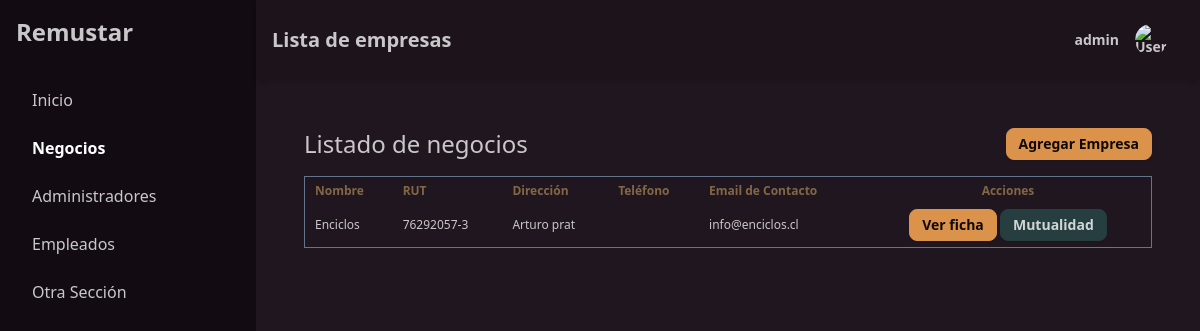
Screenshot of /business/ (signed in) with the database file from the repository.
### gestion_remustar/models.py (models this page shows, shortened)
class CustomUser(AbstractUser):
    id_business = models.ForeignKey('Business', on_delete=models.SET_NULL, null=True, blank=True, db_column='business_id')
    bio = models.TextField(max_length=500, blank=True)
    phone_number = models.CharField(max_length=20, blank=True)
    address = models.CharField(max_length=100, blank=True)
    comune = models.CharField(max_length=100, blank=True)
    corporative_email = models.EmailField(blank=True)
    birth_date = models.DateField(null=True, blank=True)
    nacionality = models.CharField(max_length=100, blank=True)
    marital_status = models.CharField(max_length=100, blank=True)
    gender = models.IntegerField(choices=((0, 'Masculino'), (1, 'Femenino'), (2, 'Otro')), default=0)

class Business(models.Model):
    name = models.CharField(max_length=100)
    rut = models.CharField(max_length=12, unique=True)
    description = models.TextField(max_length=500, null=True, blank=True)
    address = models.CharField(max_length=100)
    region = models.CharField(max_length=100, null=True, blank=True)
    province = models.CharField(max_length=100, null=True, blank=True)
    commune = models.CharField(max_length=100, null=True, blank=True)
    phone_number = models.CharField(max_length=20)
    email = models.EmailField()
    website = models.URLField(blank=True, null=True)
    created_at = models.DateTimeField(auto_now_add=True)
    updated_at = models.DateTimeField(auto_now=True)

### gestion_remustar/views/business_views.py (the view)
# urls.py: path('business/', business_views.business_list, name='business_list'),
@superuser_required
def business_list(request):
    businesses = Business.objects.all()
    return render(request, 'gestion_remustar/business/business_list.html', {
        'businesses': businesses,
        'title': 'Lista de empresas'
        })

### gestion_remustar/context_processors.py (called while the page is built)
def is_admin_or_superadmin(request):
    if request.user.is_authenticated:
        is_admin = request.user.groups.filter(name='Administrador').exists() or request.user.is_superuser
    else:
        is_admin = False
    return {'is_admin_or_superadmin': is_admin}

def have_businesses(request):
    return {'have_businesses': Business.objects.exists()}

### gestion_remustar/views/business_views.py (called while the page is built)
def superuser_required(view_func):
    return user_passes_test(lambda u: u.is_superuser, login_url='home')(view_func)

### gestion_remustar/templates/gestion_remustar/business/business_list.html
{% extends 'admin.html' %}
{% block main_content %}
  <div class="container mx-auto p-6">
    {% if not have_businesses %}
      <div class="flex w-11/12 justify-between items-center mb-4">
        <h1 class="text-2xl">No hay negocios registrados</h1>
        <a href="{% url 'business_create' %}" class="btn btn-sm btn-primary">Agregar Empresa</a>
      </div>
    {% else %}
      <div class="flex w-full justify-between items-center mb-4">
        <h1 class="text-2xl">Listado de negocios</h1>
        <a href="{% url 'business_create' %}" class="btn btn-sm btn-primary">Agregar Empresa</a>
      </div>
      <table class="table table-zebra border table-pin-rows rounded-none border-separate w-full border-slate-500 table-xs">
        <thead>
          <tr>
            <th>Nombre</th>
            <th>RUT</th>
            <th>Dirección</th>
            <th>Teléfono</th>
            <th>Email de Contacto</th>
            <th class="text-center">Acciones</th>
          </tr>
        </thead>
        <tbody>
          {% for business in businesses %}
            <tr>
              <td>{{ business.name }}</td>
              <td>{{ business.rut }}</td>
              <td>{{ business.address }}</td>
              <td>{{ business.phone }}</td>
              <td>{{ business.email }}</td>
              <td class="text-center">
                <a href="{% url 'business_card' business.id %}" class="btn btn-primary btn-sm">Ver ficha</a>
                <a href="{% url 'business_mutualidad' business.id %}" class="btn btn-secondary btn-sm">Mutualidad</a>
              </td>
            </tr>
          {% endfor %}
        </tbody>
      </table>
    {% endif %}
  </div>
{% endblock %}

### gestion_remustar/templates/admin.html (shortened to what this page needs)
{% load static %}
<!DOCTYPE html>
<html lang="es">
<head>
    <link href="{% static 'css/output.css' %}" rel="stylesheet">
</head>
<body class="bg-base-100 text-neutral-content">
    <div class="flex min-h-screen">
        <aside class="w-64 bg-neutral text-neutral-content hidden md:flex flex-col p-4">
            <div class="text-2xl font-bold mb-8">Remustar {% if not have_businesses %} shit {% endif %}</div>
            <nav class="flex-1 space-y-2">
                <a href="#" class="flex items-center p-2 rounded hover:bg-neutral-focus">
                    <span class="ml-2">Inicio</span>
                </a>
                {% if user.is_superuser %}
                <a href="{% url 'business_list' %}" class="flex items-center p-2 rounded hover:bg-neutral-focus {% if request.path == '/business/' %}bg-neutral-focus font-extrabold text-white{% endif %}">
                    <span class="ml-2">Negocios</span>
                </a>
                {% endif %}
                {% if user.is_superuser and have_businesses %}
                <a href="{% url 'admin_list' %}" class="flex items-center p-2 rounded hover:bg-neutral-focus {% if request.path == '/admin/' %}bg-neutral-focus font-extrabold text-white{% endif %}">
                    <span class="ml-2">Administradores</span>
                </a>
                {% endif %}
                {% if is_admin_or_superadmin and have_businesses %}
                <a href="{% url 'users_list' %}" class="flex items-center p-2 rounded hover:bg-neutral-focus {% if request.path == '/users/' %}bg-neutral-focus font-extrabold text-white{% endif %}">
                    <span class="ml-2">Empleados</span>
                </a>
                {% endif %}
                <a href="#" class="flex items-center p-2 rounded hover:bg-neutral-focus">
                    <span class="ml-2">Otra Sección</span>
                </a>
            </nav>
        </aside>
        <div class="flex-1 flex flex-col">
            <header class="flex justify-between items-center bg-base-200 p-4 shadow-md">
                <div class="text-xl font-semibold">{{ title }}</div>
                <div class="relative">
                    <div class="dropdown dropdown-end">
                        <label tabindex="0" class="btn btn-ghost normal-case">
                            <span class="mr-2">{{ request.user.username }}</span>
                            <div class="avatar">
                                <div class="w-8 rounded-full">
                                    <img src="{% static 'images/avatar_placeholder.png' %}" alt="User Avatar">
                                </div>
                            </div>
                        </label>
                    </div>
                </div>
            </header>
            <main class="flex-1 p-6">
                {% block main_content %}{% endblock %}
            </main>
        </div>
    </div>
</body>

### rows the page displays
CustomUser: user.username "admin"
Business: name "Enciclos", rut "76292057-3", address "Arturo prat", email "info@enciclos.cl"

### other values shown
{{ title }} "Lista de empresas"
